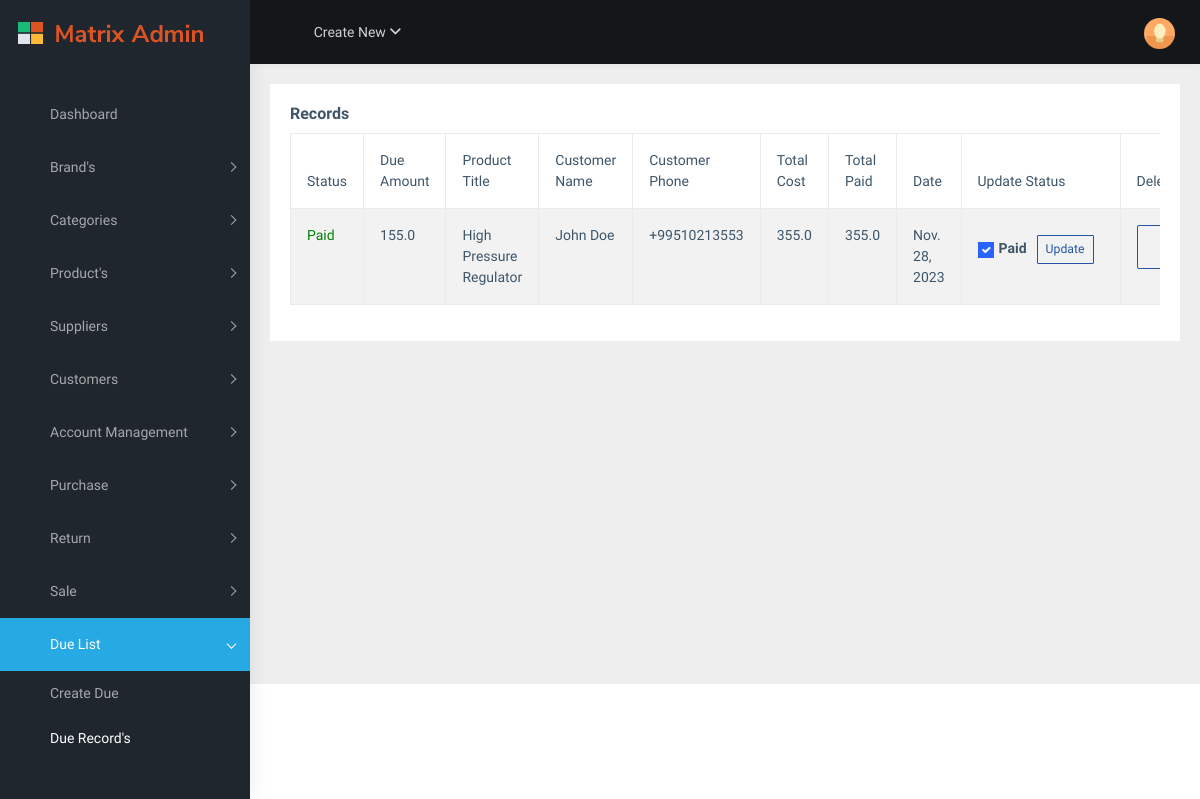
The app's page /due/view/ (signed in), older data.
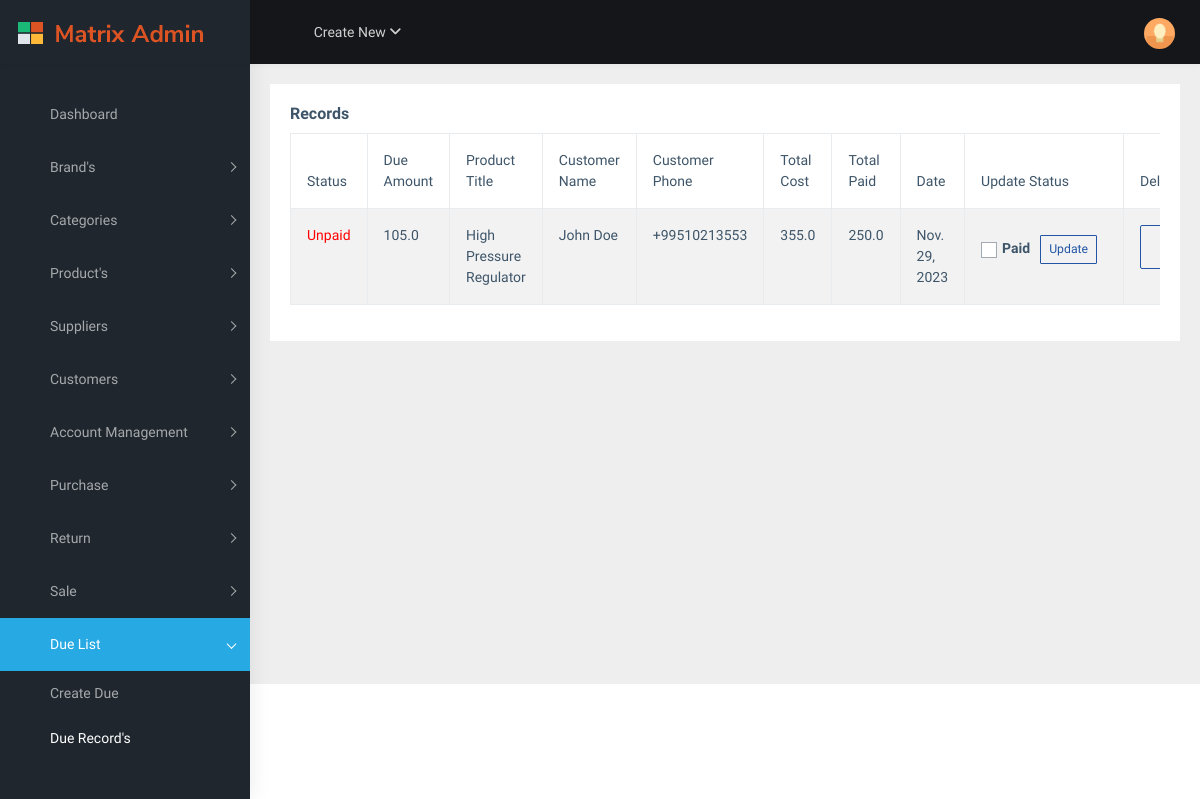
The same page, newer data.
### gross/models.py (models this page shows, shortened)
class Due(models.Model):
	sale = models.ForeignKey(Sale, on_delete=models.CASCADE)
	due_amount = models.FloatField()
	is_paid = models.BooleanField(default=False)
	created_at = models.DateTimeField(auto_now_add=True)

class Sale(models.Model):
	product = models.ForeignKey(Product, on_delete=models.SET_NULL, null=True, blank=True)
	customer = models.ForeignKey(Customer, on_delete=models.SET_NULL, null=True, blank=True)
	prod_price = models.FloatField()
	extra_cost = models.FloatField(blank=True, null=True)
	paid = models.FloatField()
	quantity = models.IntegerField()
	is_refill = models.BooleanField()
	is_wholesale = models.BooleanField()
	created_at = models.DateTimeField(auto_now_add=True)
	def total_cost(self):
		return (self.prod_price * self.quantity) + self.extra_cost

### mart/models.py (models this page shows, shortened)
class Product(models.Model):
	brand = models.ForeignKey(Brand, on_delete=models.CASCADE)
	category = models.ForeignKey(Category, on_delete=models.CASCADE)
	title = models.CharField(max_length=200)
	price = models.FloatField()
	quantity = models.IntegerField()
	is_refill = models.BooleanField(default=True)
	created_at = models.DateTimeField(auto_now_add=True)
	def __str__(self):
		return self.title

### accounts/models.py (models this page shows, shortened)
class Customer(models.Model):
    first_name = models.CharField(max_length=50)
    last_name = models.CharField(max_length=50)
    phone = models.CharField(max_length=15)
    address = models.CharField(max_length=100)
    created_at = models.DateTimeField(auto_now_add=True)
    def get_full_name(self):
        if self.first_name and self.last_name:
            return f'{self.first_name} {self.last_name}'

### gross/views.py (the view)
# urls.py: path('due/view/', views.ViewDue, name='view_due'),
@cache_page(60*15)
@login_required(login_url='accounts:login')
def ViewDue(request):
	due = Due.objects.all()
	context = {'due_records':due}
	return render(request, 'gross/view_due.html', context)

### templates/gross/view_due.html (shortened to what this page needs)
{% extends 'base.html' %}
{% block content %}
<div class="page-wrapper">
    <div class="container-fluid">
        <div class="card">
            <div class="card-body">
                <h5 class="card-title">Records</h5>
                <div class="table-responsive">
                    <table id="zero_config" class="table table-striped table-bordered">
                        <thead>
                            <tr>
                                <th>Status</th>
                                <th>Due Amount</th>
                                <th>Product Title</th>
                                <th>Customer Name</th>
                                <th>Customer Phone</th>
                                <th>Total Cost</th>
                                <th>Total Paid</th>
                                <th>Date</th>
                                <th class="col-md-1">Update Status</th>
                                <th class="col-md-1">Delete</th>
                            </tr>
                        </thead>
                        <tbody>
                            {% for due in due_records %}
                            <tr>
                                <td
                                    {% if due.is_paid %}
                                    style="color: green;"
                                    {% else %}
                                    style="color: red;"
                                    {% endif %}
                                >
                                    {% if due.is_paid %} Paid {% else %} Unpaid {% endif %}
                                </td>
                                <td>{{ due.due_amount }}</td>
                                <td>{{ due.sale.product }}</td>
                                <td>{{ due.sale.customer.get_full_name }}</td>
                                <td>{{ due.sale.customer.phone }}</td>
                                <td>{{ due.sale.total_cost }}</td>
                                <td>{{ due.sale.paid }}</td>
                                <td>{{ due.created_at|date:"M. j, Y" }}</td>
                                <td>
                                   <form method="post" action="{% url 'gross:update_due' due.id %}">
                                        <div class="d-flex align-items-center">
                                            <div class="form-check">
                                                <input type="checkbox" class="form-check-input" id="is_paid_{{ due.id }}" name="is_paid" {% if due.is_paid %}checked{% endif %}>
                                                <label class="form-check-label" for="is_paid_{{ due.id }}">Paid</label>
                                            </div>
                                            <button type="submit" class="btn btn-outline-info btn-sm ml-2" style="margin: 10px; margin-bottom: 19px;">Update</button>
                                        </div>
                                    </form>
                                </td>
                                <td>
                                    <form id="delete-form-{{ due.id }}" method="post" action="{% url 'gross:delete_due' due.id %}">
                                        <button type="button" onclick="showDeleteConfirmation({{ due.id }})" class="btn btn-outline-info">
                                            <i class="mdi mdi-delete" style="font-size: 20px;"></i>
                                        </button>
                                    </form>
                                </td>
                            </tr>
                            {% endfor %}
                        </tbody>
                    </table>
                </div>
            </div>
        </div>
    </div>
</div>
{% endblock %}

### templates/base.html (shortened to what this page needs)
{% load static %}
<!DOCTYPE html>
<html dir="ltr" lang="en">
  <head>
    <link href="{% static 'assets/libs/flot/css/float-chart.css' %}" rel="stylesheet" />
    <link href="{% static 'dist/css/style.min.css' %}" rel="stylesheet" />
    <link rel="stylesheet" href="https://cdnjs.cloudflare.com/ajax/libs/font-awesome/6.1.0/css/all.min.css">
    <link href="https://cdn.jsdelivr.net/npm/@sweetalert2/theme-dark@4/dark.css" rel="stylesheet">
  </head>
  <body>
    <div
      id="main-wrapper"
      data-layout="vertical"
      data-navbarbg="skin5"
      data-sidebartype="full"
      data-sidebar-position="absolute"
      data-header-position="absolute"
      data-boxed-layout="full"
    >
      {% include 'includes/top.html' %}
     {% include 'includes/nav.html' %}
     {% block content %}{% endblock %}
    </div>
  </body>
</html>

### templates/includes/top.html (shortened to what this page needs)
{% load static %}
<header class="topbar" data-navbarbg="skin5">
        <nav class="navbar top-navbar navbar-expand-md navbar-dark">
          <div class="navbar-header" data-logobg="skin5">
            <a class="navbar-brand" href="{% url 'inventory:dashboard' %}">
              <b class="logo-icon ps-2">
                <img
                  src="{% static '/assets/images/logo-icon.png' %}"
                  alt="homepage"
                  class="light-logo"
                  width="25"
                />
              </b>
              <span class="logo-text ms-2">
                <img
                  src="{% static '/assets/images/logo-text.png' %}"
                  alt="homepage"
                  class="light-logo"
                />
              </span>
            </a>
          </div>
          <div
            class="navbar-collapse collapse"
            id="navbarSupportedContent"
            data-navbarbg="skin5"
          >
            <ul class="navbar-nav float-start me-auto">
              <li class="nav-item d-none d-lg-block">
                <a
                  class="nav-link sidebartoggler waves-effect waves-light"
                  href="javascript:void(0)"
                  data-sidebartype="mini-sidebar"
                  ><i class="mdi mdi-menu font-24"></i
                ></a>
              </li>
              <li class="nav-item dropdown">
                <a
                  class="nav-link dropdown-toggle"
                  href="#"
                  id="navbarDropdown"
                  role="button"
                  data-bs-toggle="dropdown"
                  aria-expanded="false"
                >
                  <span class="d-none d-md-block"
                    >Create New <i class="fa fa-angle-down"></i
                  ></span>
                </a>
              </li>
              <li class="nav-item search-box">
                <a
                  class="nav-link waves-effect waves-dark"
                  href="javascript:void(0)"
                  ><i class="mdi mdi-magnify fs-4"></i
                ></a>
              </li>
            </ul>
            <ul class="navbar-nav float-end">
              <li class="nav-item dropdown">
                <a
                  class="
                    nav-link
                    dropdown-toggle
                    text-muted
                    waves-effect waves-dark
                    pro-pic
                  "
                  href="#"
                  id="navbarDropdown"
                  role="button"
                  data-bs-toggle="dropdown"
                  aria-expanded="false"
                >
                  <img
                    src="{% static '/assets/images/users/1.jpg' %}"
                    alt="user"
                    class="rounded-circle"
                    width="31"
                  />
                </a>
              </li>
            </ul>
          </div>
        </nav>
      </header>

### templates/includes/nav.html (shortened to what this page needs)
 <aside class="left-sidebar" data-sidebarbg="skin5">
        <div class="scroll-sidebar">
          <nav class="sidebar-nav">
            <ul id="sidebarnav" class="pt-4">
              <li class="sidebar-item">
                <a
                  class="sidebar-link waves-effect waves-dark sidebar-link"
                  href="{% url 'inventory:dashboard' %}"
                  aria-expanded="false"
                  ><i class="mdi mdi-view-dashboard"></i
                  ><span class="hide-menu">Dashboard</span></a
                >
              </li>
                <li class="sidebar-item">
                <a
                  class="sidebar-link has-arrow waves-effect waves-dark"
                  href="javascript:void(0)"
                  aria-expanded="false"
                  ><i class="mdi mdi-tag-multiple"></i
                  ><span class="hide-menu">Brand's</span></a
                >
              </li>
              <li class="sidebar-item">
                <a
                  class="sidebar-link has-arrow waves-effect waves-dark"
                  href="javascript:void(0)"
                  aria-expanded="false"
                  ><i class="mdi mdi-animation"></i
                  ><span class="hide-menu">Categories</span></a
                >
              </li>
              <li class="sidebar-item">
                <a
                  class="sidebar-link has-arrow waves-effect waves-dark"
                  href="javascript:void(0)"
                  aria-expanded="false"
                  ><i class="mdi mdi-gas-cylinder"></i
                  ><span class="hide-menu">Product's</span></a
                >
              </li>
               <li class="sidebar-item">
                <a
                  class="sidebar-link has-arrow waves-effect waves-dark"
                  href="javascript:void(0)"
                  aria-expanded="false"
                  ><i class="mdi mdi-truck-delivery"></i
                  ><span class="hide-menu">Suppliers</span></a
                >
              </li>
               <li class="sidebar-item">
                <a
                  class="sidebar-link has-arrow waves-effect waves-dark"
                  href="javascript:void(0)"
                  aria-expanded="false"
                  ><i class="mdi mdi-account-circle"></i
                  ><span class="hide-menu">Customers</span></a
                >
              </li>
              <li class="sidebar-item">
                <a
                  class="sidebar-link has-arrow waves-effect waves-dark"
                  href="javascript:void(0)"
                  aria-expanded="false"
                  ><i class="mdi mdi-account-circle"></i
                  ><span class="hide-menu">Account Management</span></a
                >
              </li>
               <li class="sidebar-item">
                <a
                  class="sidebar-link has-arrow waves-effect waves-dark"
                  href="javascript:void(0)"
                  aria-expanded="false"
                  ><i class="mdi mdi-cart-plus"></i
                  ><span class="hide-menu">Purchase</span></a
                >
              </li>
               <li class="sidebar-item">
                <a
                  class="sidebar-link has-arrow waves-effect waves-dark"
                  href="javascript:void(0)"
                  aria-expanded="false"
                  ><i class="mdi mdi-backburger"></i>
                  <span class="hide-menu">Return</span></a>
              </li>
                <li class="sidebar-item">
                <a
                  class="sidebar-link has-arrow waves-effect waves-dark"
                  href="javascript:void(0)"
                  aria-expanded="false"
                  ><i class="mdi mdi-cart-outline"></i
                  ><span class="hide-menu">Sale</span></a
                >
              </li>
              <li class="sidebar-item">
                <a
                  class="sidebar-link has-arrow waves-effect waves-dark"
                  href="javascript:void(0)"
                  aria-expanded="false"
                  ><i class="mdi mdi-clipboard-flow"></i
                  ><span class="hide-menu">Due List</span></a
                >
                <ul aria-expanded="false" class="collapse first-level">
                  <li class="sidebar-item">
                    <a href="{% url 'gross:add_due' %}" class="sidebar-link"
                      ><i class="mdi mdi-note-plus"></i
                      ><span class="hide-menu"> Create Due </span></a
                    >
                  </li>
                  <li class="sidebar-item">
                    <a href="{% url 'gross:view_due' %}" class="sidebar-link"
                      ><span class="hide-menu"> Due Record's</span></a
                    >
                  </li>
                </ul>
              </li>
            </ul>
          </nav>
        </div>
      </aside>

Row changes from the older to the newer data that the page shows:
removed Due: shows "Paid", due_amount "155.0", sale.product "High Pressure Regulator", sale.customer.get_full_name "John Doe", sale.customer.phone "+99510213553", sale.total_cost "355.0", sale.paid "355.0", created_at "Nov. 28, 2023", is_paid "☑"
added Due: shows "Unpaid", due_amount "105.0", sale.product "High Pressure Regulator", sale.customer.get_full_name "John Doe", sale.customer.phone "+99510213553", sale.total_cost "355.0", sale.paid "250.0", created_at "Nov. 29, 2023"
